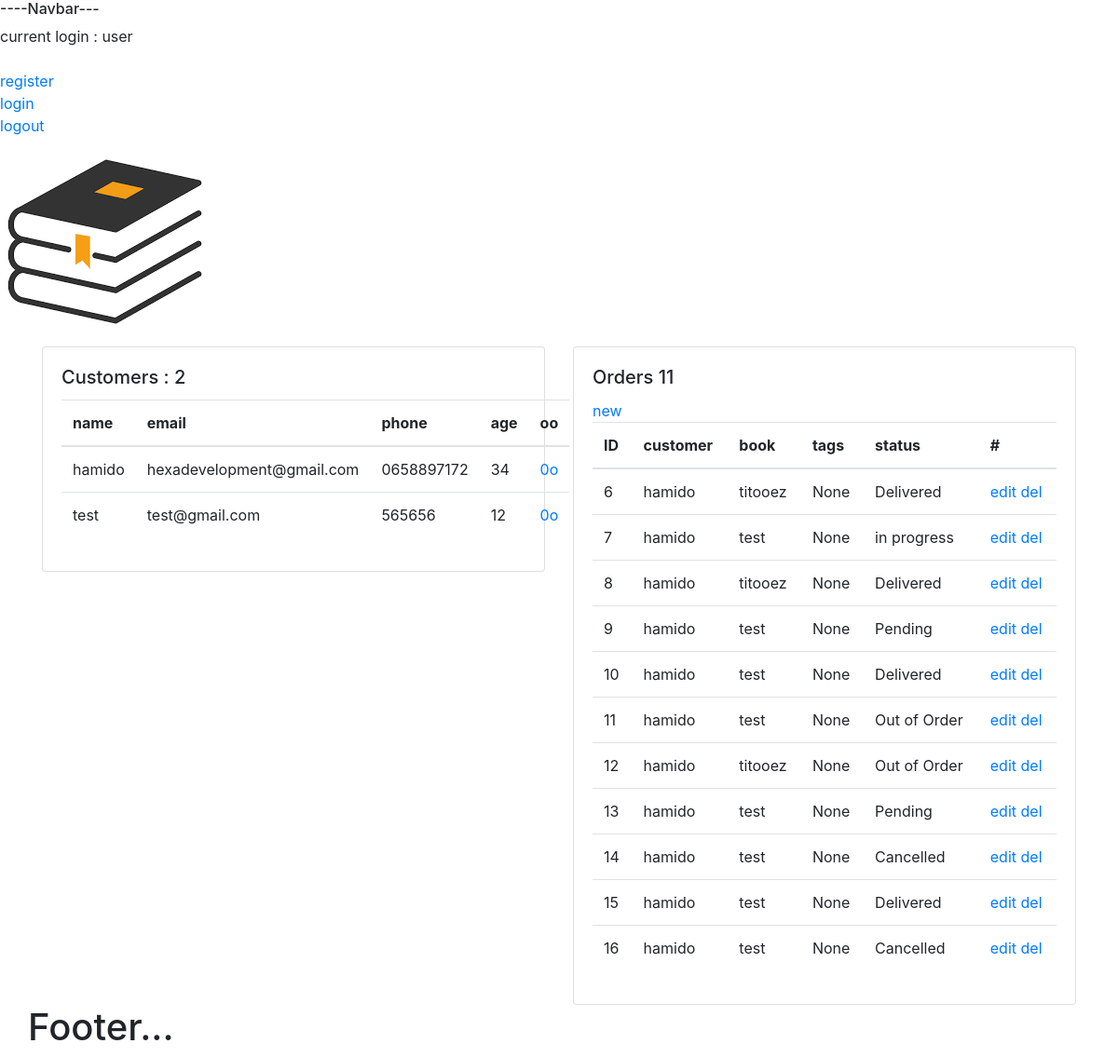
Before: / (signed in) with the older database file.
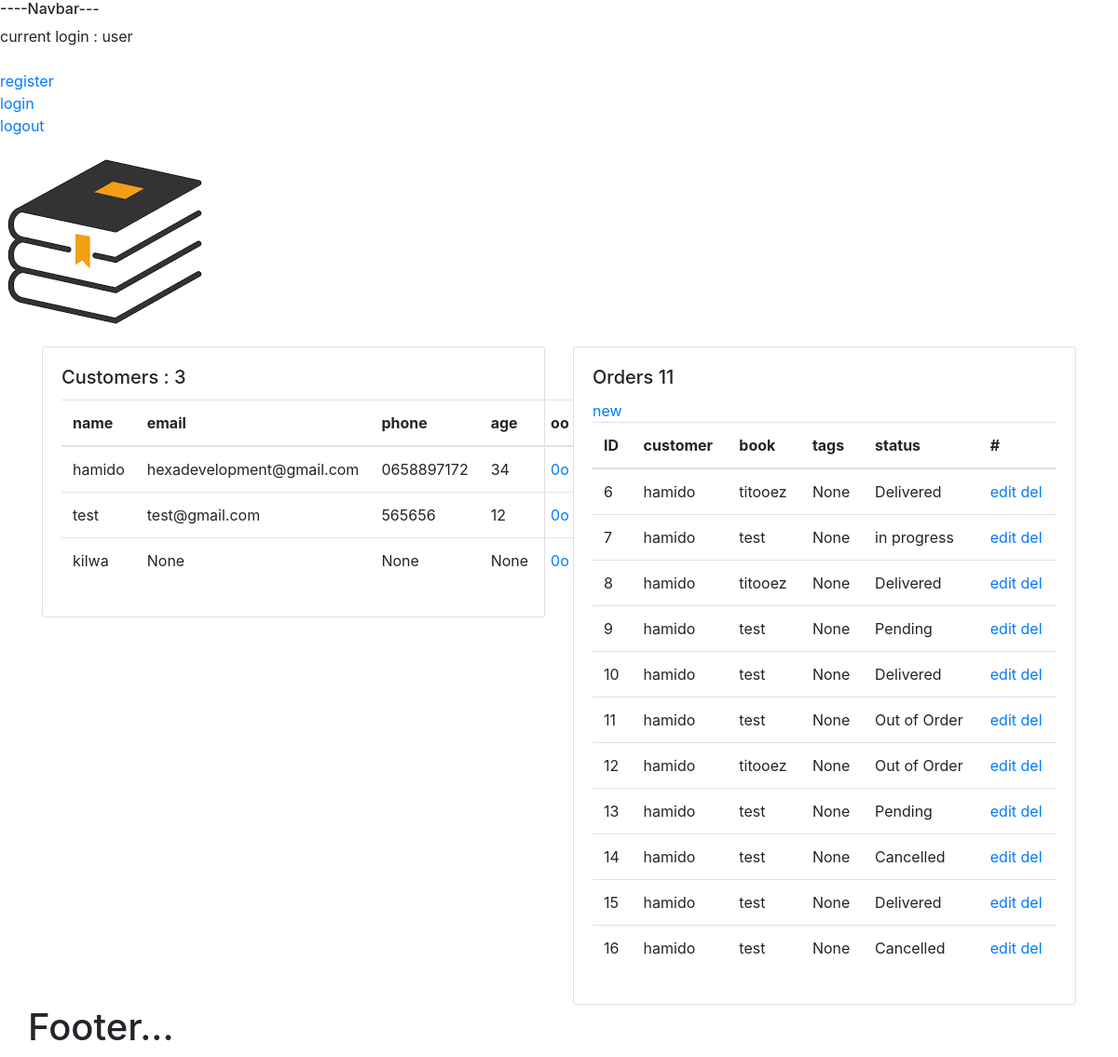
After: the same page with the newer database file.
### bookstore/models.py (models this page shows, shortened)
class Customer(models.Model):
    user = models.OneToOneField(User, null=True, on_delete=models.CASCADE)
    name = models.CharField(max_length=140, null=True)
    email = models.EmailField(max_length=140, null=True)
    avatar = models.ImageField(blank=True, null=True, default="book.png")
    phone = models.CharField(max_length=15, null=True)
    age = models.IntegerField(null=True)
    date_created = models.DateTimeField(auto_now_add=True)
    def __str__(self):
        return self.name

class Order(models.Model):
    STATUS = (
        ('Pending', 'Pending'),
        ('Delivered', 'Delivered'),
        ('in progress', 'in progress'),
        ('Out of Order', 'Out of Order'),
        ('Cancelled', 'Cancelled'),
    )
    customer = models.ForeignKey(Customer, null=True, on_delete=models.SET_NULL)
    book = models.ForeignKey(Book, null=True, on_delete=models.SET_NULL)
    tags = models.ManyToManyField(Tag)
    date_created = models.DateTimeField(auto_now_add=True)
    status = models.CharField(max_length=60,null=True, choices=STATUS)

class Book(models.Model):
    CATEGORY = (
        ('Horror', 'Horror'),
        ('Fantasy', 'Fantasy'),
        ('Classic', 'Classic'),
        ('Comics', 'Comics'),
    )
    name = models.CharField(max_length=140, null=True)
    author = models.CharField(max_length=140, null=True)
    price = models.FloatField(null=True)
    category = models.CharField(max_length=120, null=True, choices=CATEGORY)
    description = models.TextField(null=True)
    date_created = models.DateTimeField(auto_now_add=True)
    def __str__(self):
        return self.name

### bookstore/decorators.py (the view)
        def wrapper_func(request, *args, **kwargs):
            group = None
            if request.user.groups.exists():
                group = request.user.groups.all()[0].name
                if group in allowedGroups:
                    return view_func(request, *args, **kwargs)
                else:
                    return redirect('login')

### bookstore/views.py (called while the page is built)
@login_required(login_url='login')
@allowedUser(allowedGroups=['admin'])
def home(request):
    customers = Customer.objects.all()
    t_customers = customers.count()
    orders = Order.objects.all()
    t_orders = orders.count()
    p_orders = orders.filter(status = 'Pending').count()
    d_orders = orders.filter(status = 'Delivered').count()
    in_orders = orders.filter(status = 'in progress').count()
    out_orders = orders.filter(status = 'Out of Order').count()
    c_orders = orders.filter(status = 'Cancelled').count()
    context = {'customers': customers, 'orders': orders, 't_customers': t_customers,
               'p_orders': p_orders, 'd_orders': d_orders, 'in_orders': in_orders,
               'out_orders': out_orders, 'c_orders':c_orders, 't_orders': t_orders}
    return render(request, 'bookstore/dashboard.html', context)

### bookstore/templates/bookstore/dashboard.html
{% extends 'bookstore/main.html' %}
{% block content %}
<div class="container">
    <div class="row">
      <div class="col-md-6 mb-6">
        <div class="card">
          <div class="card-body">
            <h5 class="card-title">Customers : {{t_customers}}</h5>
            <table class="table">
    <thead>
      <tr>
        <th scope="col">name</th>
        <th scope="col">email</th>
        <th scope="col">phone</th>
        <th scope="col">age</th>
        <th scope="col">oo</th>
      </tr>
    </thead>
    <tbody>
    {% for item in customers %}
      <tr>
        <td>{{item.name}}</td>
        <td>{{item.email}}</td>
        <td>{{item.phone}}</td>
        <td>{{item.age}}</td>
        <td><a href="{% url 'customer' item.id %}">0o</a></td>
      </tr>
    {% endfor %}
    </tbody>
  </table>
          </div>
        </div>
      </div>
      <div class="col-md-6 mb-6">
        <div class="card">
          <div class="card-body">
            <h5 class="card-title">Orders {{ t_orders }}</h5>
            <a href="{% url 'create' %}">new</a>
    <table class="table">
    <thead>
      <tr>
        <th scope="col">ID</th>
        <th scope="col">customer</th>
        <th scope="col">book</th>
        <th scope="col">tags</th>
        <th scope="col">status</th>
        <th scope="col">#</th>
      </tr>
    </thead>
    <tbody>
    {% for item in orders %}
      <tr>
        <td>{{item.id}}</td>
        <td>{{item.customer}}</td>
        <td>{{item.book}}</td>
        <td>{{item.tags.name}}</td>
        <td>{{item.status}}</td>
        <td><a href="{% url 'update' item.id %}">edit</a>
        <a href="{% url 'delete' item.id %}">del</a>
        </td>
      </tr>
    {% endfor %}
    </tbody>
  </table>
          </div>
        </div>
      </div>
{% endblock %}

Changed rows visible on the page:
added Customer: name "kilwa", email "None", phone "None", age "None"
Other visible differences:
{{ t_customers }}: "2" → "3"
